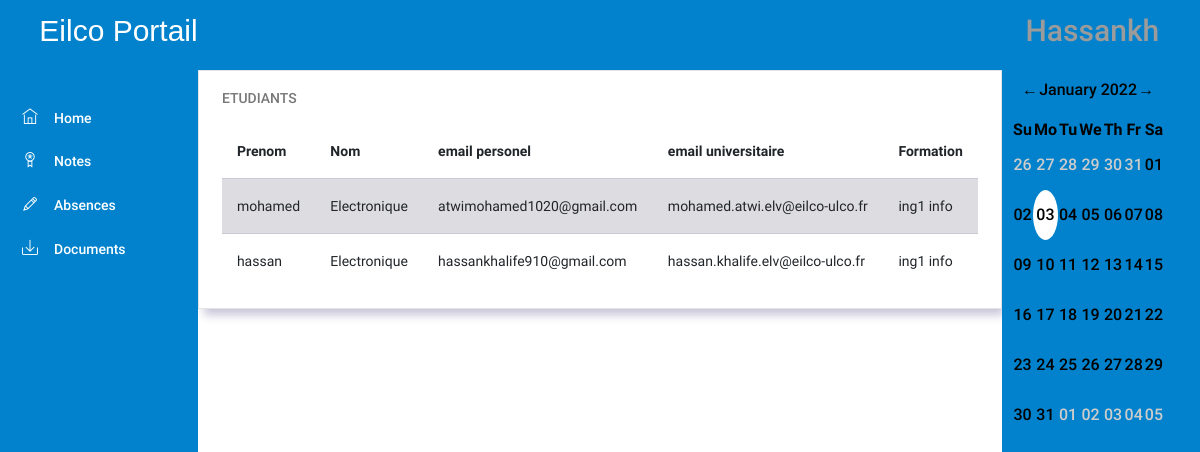
The app's page /PL/pages/prof/cours.php?id=8 (signed in) with its own data.
### tables this page shows
CREATE TABLE `cours` (
  `idcours` int NOT NULL AUTO_INCREMENT,
  `nom` varchar(45) NOT NULL,
  `abreviation` varchar(45) NOT NULL,
  `prof_id` int NOT NULL,
  `credits` int NOT NULL,
  `formation_id` int NOT NULL,
  PRIMARY KEY (`idcours`),
  KEY `prof_idx` (`prof_id`),
  KEY `classe_cour_idx` (`formation_id`),
  CONSTRAINT `formation_cour` FOREIGN KEY (`formation_id`) REFERENCES `formation` (`idformation`) ON DELETE CASCADE ON UPDATE CASCADE,
  CONSTRAINT `prof_cour` FOREIGN KEY (`prof_id`) REFERENCES `users` (`iduser`) ON DELETE CASCADE ON UPDATE CASCADE
);

CREATE TABLE `users` (
  `iduser` int NOT NULL AUTO_INCREMENT,
  `prenom` varchar(45) NOT NULL,
  `nom` varchar(45) NOT NULL,
  `role` int NOT NULL,
  `date_de_naissance` date NOT NULL,
  `username` varchar(45) NOT NULL,
  `password` char(45) NOT NULL,
  `email_personel` varchar(45) NOT NULL,
  `email_universitaire` varchar(45) NOT NULL,
  `sexe` varchar(45) NOT NULL,
  `formation_id` int DEFAULT NULL,
  `phone` varchar(45) NOT NULL,
  `Adresse` varchar(45) NOT NULL,
  `nationalite` varchar(45) NOT NULL,
  PRIMARY KEY (`iduser`),
  KEY `formation_idx` (`formation_id`),
  CONSTRAINT `formation` FOREIGN KEY (`formation_id`) REFERENCES `formation` (`idformation`) ON DELETE CASCADE ON UPDATE CASCADE
);

CREATE TABLE `formation` (
  `idformation` int NOT NULL AUTO_INCREMENT,
  `nomformation` varchar(45) NOT NULL,
  PRIMARY KEY (`idformation`),
  UNIQUE KEY `nomformation_UNIQUE` (`nomformation`)
);

### DTO/user.php (called while the page is built, shortened)
<?php
class user{
    private $prenom;
    private $nom;
    private $username;
    private $email_personel;
    private $email_universitaire;
    public function getNom() {
        return $this->nom;
    }
    public function setNom($nom) {
        $this->nom = $nom;
    }
    public function getPrenom() {
        return $this->prenom;
    }
    public function setPrenom($prenom) {
        $this->prenom = $prenom;
    }
    public function getUsername() {
        return $this->username;
    }
    public function setUsername($username) {
        $this->username = $username;
    }
    public function getEmail_personel() {
        return $this->email_personel;
    }
    public function setEmail_personel($email_personel) {
        $this->email_personel = $email_personel;
    }
    public function getEmail_universitaire() {
        return $this->email_universitaire;
    }
    public function setEmail_universitaire($email_universitaire) {
        $this->email_universitaire = $email_universitaire;
    }
}
?>

### DAL/userRepository.php (called while the page is built, shortened)
<?php
require_once(__DIR__ . "/../DTO/user.php");
function getAllStudentsbycours($cours_id)
{
    $conn = openConnection();
    $query = "SELECT *   from users  ,cours where users.formation_id=cours.formation_id  and cours.idcours= ? and users.role=2";
    $stmt = $conn->prepare($query);
    $stmt->bind_param("i", $cours_id);
    $stmt->execute();
    $result =$stmt->get_result();
    $i = 0;
    while ($row = mysqli_fetch_array($result)) {
        $user = new user();
        $user->setId($row["iduser"]);
        $user->setPrenom($row["prenom"]);
        $user->setNom($row["nom"]);
        $user->setDate_de_naissance($row["date_de_naissance"]);
        $user->setEmail_personel($row["email_personel"]);
        $user->setSexe($row["sexe"]);
        $user->setPhone($row["phone"]);
        $user->setAdresse($row["Adresse"]);
        $user->setUsername($row["username"]);
        $user->setEmail_universitaire($row["email_universitaire"]);
        $user->setNationalite($row["nationalite"]);
        $user->setFormationId($row["formation_id"]);
        $users[$i] = $user;
        $i++;
    }
    return $users;
}

### BLL/usersManager.php (called while the page is built, shortened)
<?php
require(__DIR__ . "/../DAL/userRepository.php");
function  GetAllStudentsbycour($cours_id)
{
    return getAllStudentsbycours($cours_id);
}

### DAL/formationRepository.php (called while the page is built, shortened)
<?php
function GetFormationbyId($formation_id) {
    $conn = openConnection();
    $formation = null;
    try {
        $sql = "SELECT nomformation FROM formation WHERE idformation=? ";
        $stmt = $conn->prepare($sql);
        $stmt->bind_param("i", $formation_id);
        $stmt->execute();
        $result = $stmt->get_result();
        if ($result->num_rows > 0) {
            if ($row = $result->fetch_assoc()) {
                $formation = $row["nomformation"];
            }
        }
    } catch (Exception $ex) {
    }
    return $formation;
}

### BLL/formationManager.php (called while the page is built, shortened)
<?php
require(__DIR__ . "/../DAL/formationRepository.php");
function GetFormationname($formation_id)
{
    return GetFormationbyId($formation_id);
}

### PL/pages/prof/cours.php (the view, shortened to what this page needs)
<?php
$cours_id = $_GET["id"];
?>
<!DOCTYPE html>
<html lang="en">
<head>
    <link rel="stylesheet" href="../../assets/vendors/ti-icons/css/themify-icons.css">
    <link rel="stylesheet" href="../../styles/admin_page.css">
    <link rel="stylesheet" href="../../styles/rome.css">
</head>
<body>
    <div class="container-scroller">
        <nav class="navbar col-lg-12 col-12 p-0 fixed-top d-flex flex-row">
            <div class="text-center navbar-brand-wrapper d-flex align-items-center justify-content-center">
                <h3 style="color: white; font-family: 'Gill Sans', 'Gill Sans MT', Calibri, 'Trebuchet MS', sans-serif;">
                    Eilco Portail</h3>
            </div>
            <div class="navbar-menu-wrapper d-flex align-items-center justify-content-end">
                <ul class="navbar-nav navbar-nav-right">
                    <li class="nav-item nav-profile dropdown">
                    <a class="nav-link dropdown-toggle" href="#" data-toggle="dropdown" id="profileDropdown">
                            <?php
                            require("../../../DTO/user.php");
                            echo "<h3>" . unserialize($_SESSION['loggeduser'])->getUsername() . "</h3>";
                            ?>
                        </a>
                    </li>
                </ul>
            </div>
        </nav>
        <div class="container-fluid page-body-wrapper">
            <nav class="sidebar sidebar-offcanvas" id="sidebar">
                <ul class="nav">
                    <li class="nav-item">
                        <a class="nav-link" href="prof_page.php">
                            <i class="ti-home menu-icon"></i>
                            <span class="menu-title">Home</span>
                        </a>
                    </li>
                    <li class="nav-item">
                        <?php
                        echo "<a class='nav-link' href='notes.php?id=".$cours_id."'>"
                            ."<i class='ti-medall  menu-icon'></i>"
                            ."<span class='menu-title'>Notes</span>"
                       ."</a>"
                        ?>
                    </li>
                    <li class="nav-item">
                    <?php
                        echo "<a class='nav-link' href='absence.php?id=".$cours_id."'>"
                            ."<i class='ti-pencil  menu-icon'></i>"
                            ."<span class='menu-title'>Absences</span>"
                       ."</a>"
                        ?>
                    </li>
                    <li class="nav-item">
                        <a class="nav-link" href="upload.php">
                            <i class="ti-import menu-icon"></i>
                            <span class="menu-title">Documents</span>
                        </a>
                    </li>
                </ul>
            </nav>
            <div class="main-panel">
                <div class="content-wrapper">
                    <div class="row">
<div class="col-lg-12 grid-margin stretch-card">
  <div class="card">
    <div class="card-body">
      <h4 class="card-title">Etudiants</h4>
      <div class="table-responsive">
        <table class="table table-striped">
          <?php
          require_once('../../../BLL/usersManager.php');
          require_once('../../../BLL/formationManager.php');
           $profiles =  GetAllStudentsbycour($cours_id);
          if ($profiles == null) {
            echo "no results";
          } else {
            echo
            "<thead>" .
              "<tr>" .
              "<th>" .
              "Prenom" .
              "</th>" .
              "<th>" .
              "Nom" .
              "</th>" .
              "<th>" .
              "email personel" .
              "</th>" .
              "<th>" .
              "email universitaire" .
              "</th>" .
              "<th>" .
              "Formation" .
              "</th>" .
              "</tr>" .
              "</thead>";
            for ($i = 0; $i < count($profiles); $i++) {
              echo
              "<tr>"
                . "<td>" . $profiles[$i]->getPrenom() . "</td>"
                . "<td>" . $profiles[$i]->getNom() . "</td>"
                . "<td>" . $profiles[$i]->getEmail_personel() . "</td>"
                . "<td>" . $profiles[$i]->getEmail_universitaire() . "</td>"
                . "<td>" . GetFormationname($profiles[$i]->getFormationId()) . "</td>"
                . "</tr>";
            }
          }
          ?>
        </table>
      </div>
    </div>
  </div>
</div>
</div>
                </div>
            </div>
            <nav class="sidebar calendarbar" id="sidebar">
                <form action="#" class="row">
                    <div class="col-md-12">
                        <div id="inline_cal"></div>
                    </div>
                </form>
        </div>
    </div>
</body>
</html>

### records on screen
cours: users.prenom "mohamed", nom "Electronique", users.email_personel "atwimohamed1020@gmail.com", users.email_universitaire "mohamed.atwi.elv@eilco-ulco.fr", formation.nomformation "ing1 info", users.prenom "hassan", users.email_personel "hassankhalife910@gmail.com", users.email_universitaire "hassan.khalife.elv@eilco-ulco.fr"

### other values on screen
unserialize($_SESSION['loggeduser'])->getUsername() "Hassankh"
